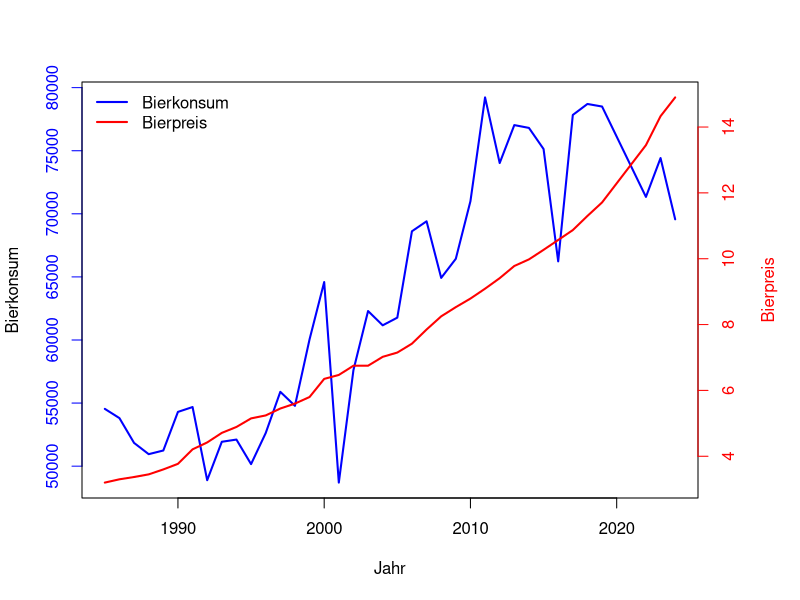

Here is the R script that generated this plot:
# wo bin ich?

getwd()
#-------------------------------------------------------------------------------
# vergleiche !

read.csv2("data//input//oktoberfest.csv")

read.csv2("data//input//oktoberfest.csv", sep=",")
#-------------------------------------------------------------------------------

# 1. Analysiere den Data Frame

# 2. Überlege dir 10 verschiedene Fragestellungen und beantworte diese mit Hilfe deines Codes

# 3. Visualisiere den Bierkonsum und Bierpreise, sowie Hendlkonsum und Hendlpreise

#-------------------------------------------------------------------------------

# Bierkonsum und Bierpreise
dff <- read.csv2("data//input//oktoberfest.csv", sep=",")

par(mar = c(5, 4, 4, 5) + 0.1)

plot(dff$jahr, dff$bier_konsum,
     type = "l", col = "blue", lwd = 2,
     xlab = "Jahr", ylab = "Bierkonsum",
     axes = FALSE)

axis(1)
axis(2, col = "blue", col.axis = "blue")
box()

par(new = TRUE)

plot(dff$jahr, as.numeric(dff$bier_preis),
     type = "l", col = "red", lwd = 2,
     axes = FALSE, xlab = "", ylab = "",
     ylim = range(as.numeric(dff$bier_preis), na.rm = TRUE))

axis(4, col = "red", col.axis = "red")
mtext("Bierpreis", side = 4, line = 3, col = "red")

legend("topleft",
       legend = c("Bierkonsum", "Bierpreis"),
       col = c("blue", "red"),
       lwd = 2,
       bty = "n")
#-------------------------------------------------------------------------------

# Generiere 1000 binomialverteilten Zufallsvariablen mit p = 0.15 und stelle sie grafisch dar

#-------------------------------------------------------------------------------

# Generiere 1000 poissonverteilten Zufallsvariablen mit lambda = 1.2 und stelle sie grafisch dar

#-------------------------------------------------------------------------------
